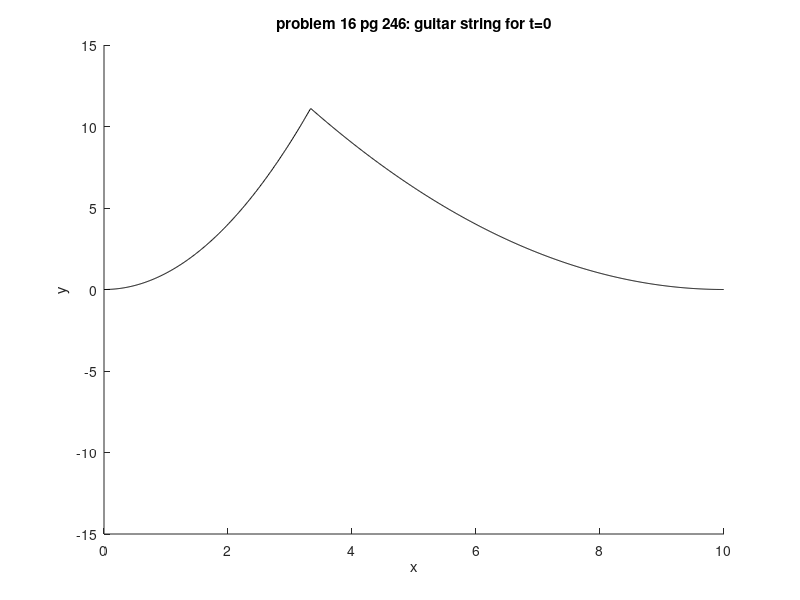
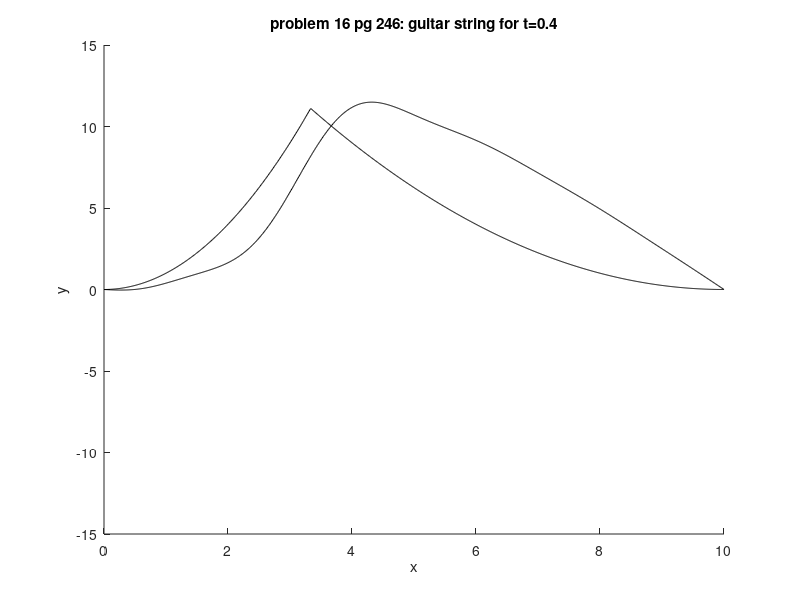
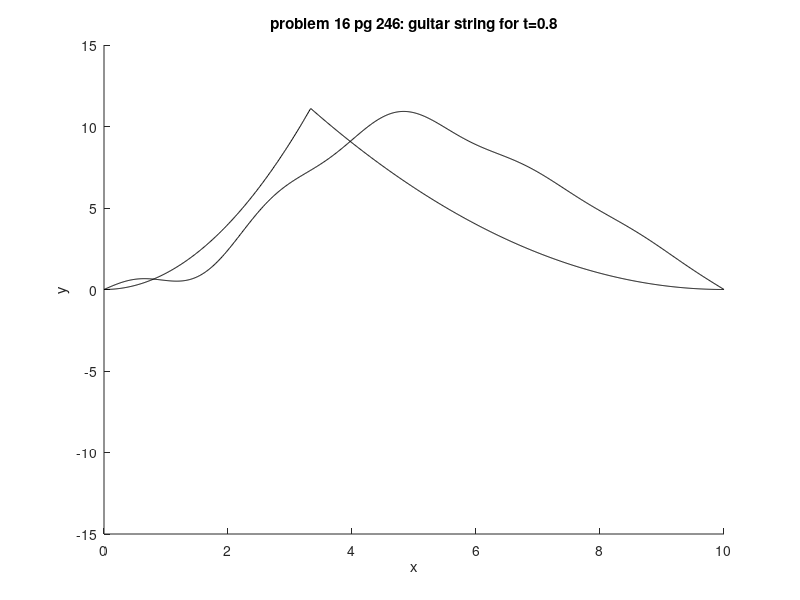

Recreate these plots in MATLAB, in order.
clear all

L=10;
a=1;

xl=[0:0.01:L/3];
xr=[L/3:0.01:L];
x=[0:0.01:L];
yl0=a.*xl.^2;
yr0=a/4*(L-xr).^2;

t=0;
yn=zeros(size(x));
for n=1:10
    bn=(a*L^2)/(4*n^3*pi^3)*(-8+(10*n*pi/3)*(sin(n*pi/3))+((2*n*pi/3+1)^2+11)*cos(n*pi/3));
    yn=yn+bn*sin(n*pi*x/L)*cos(n*pi*t/L);
end

figure
hold on
plot(xl,yl0,'k-',xr,yr0,'k-');
title(strcat('problem 16 pg 246: guitar string for t=',num2str(t)))
axis([0 L -15 15])
xlabel('x')
ylabel('y')
hold off



t=0.4;
yn=zeros(size(x));
for n=1:10
    bn=(a*L^2)/(4*n^3*pi^3)*(-8+(10*n*pi/3)*(sin(n*pi/3))+((2*n*pi/3+1)^2+11)*cos(n*pi/3));
    yn=yn+bn*sin(n*pi*x/L)*cos(n*pi*t/L);
end

figure
hold on
plot(xl,yl0,'k-',xr,yr0,'k-',x,yn,'k-');
title(strcat('problem 16 pg 246: guitar string for t=',num2str(t)))
axis([0 L -15 15])
xlabel('x')
ylabel('y')
hold off




t=0.8;
yn=zeros(size(x));
for n=1:10
    bn=(a*L^2)/(4*n^3*pi^3)*(-8+(10*n*pi/3)*(sin(n*pi/3))+((2*n*pi/3+1)^2+11)*cos(n*pi/3));
    yn=yn+bn*sin(n*pi*x/L)*cos(n*pi*t/L);
end

figure
hold on
plot(xl,yl0,'k-',xr,yr0,'k-',x,yn,'k-');
title(strcat('problem 16 pg 246: guitar string for t=',num2str(t)))
axis([0 L -15 15])
xlabel('x')
ylabel('y')
hold off
